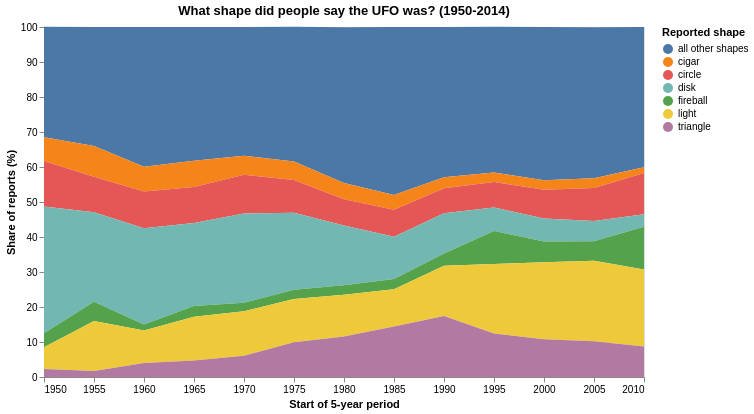

The cell this chart's notebook holds for it:
### Code cell
hover = alt.selection_point(fields=['shape_group'], on='mousemove')
shapes_over_time = alt.Chart(shape_share).mark_area().encode(x=alt.X('period:T', axis=alt.Axis(format='%Y',
                                                             title='Start of 5-year period')),
                                                             y=alt.Y('percent:Q', 
                                                             scale=alt.Scale(domain=[0, 100]), 
                                                             axis=alt.Axis(title='Share of reports (%)')), 
                                                             color=alt.Color('shape_group:N', scale=alt.Scale(scheme='tableau10'), title='Reported shape'), opacity=alt.condition(hover, alt.value(1.0), alt.value(0.25)), tooltip=['shape_group', 'years', 'percent']).add_params(
    hover
).properties(
    width=600,
    height=350,
    title='What shape did people say the UFO was? (1950-2014)'
)
shapes_over_time

### Figure 1 — Vega-Lite specification as saved in the notebook (floating-point values rounded to 4 significant figures)
{"config": {"view": {"continuousWidth": 300, "continuousHeight": 300}}, "data": {"name": "data-47114b6b918859dbfc8983d3cd086931"}, "mark": {"type": "area"}, "encoding": {"color": {"field": "shape_group", "scale": {"scheme": "tableau10"}, "title": "Reported shape", "type": "nominal"}, "opacity": {"condition": {"param": "param_1", "value": 1.0}, "value": 0.25}, "tooltip": [{"field": "shape_group", "type": "nominal"}, {"field": "years", "type": "nominal"}, {"field": "percent", "type": "quantitative"}], "x": {"axis": {"format": "%Y", "title": "Start of 5-year period"}, "field": "period", "type": "temporal"}, "y": {"axis": {"title": "Share of reports (%)"}, "field": "percent", "scale": {"domain": [0, 100]}, "type": "quantitative"}}, "height": 350, "params": [{"name": "param_1", "select": {"type": "point", "fields": ["shape_group"], "on": "mousemove"}}], "title": "What shape did people say the UFO was? (1950-2014)", "width": 600, "$schema": "https://vega.github.io/schema/vega-lite/v5.20.1.json", "datasets": {"data-47114b6b918859dbfc8983d3cd086931": [{"period": "1950-01-01T00:00:00", "shape_group": "all other shapes", "percent": 31.6, "years": "1950-1954"}, {"period": "1955-01-01T00:00:00", "shape_group": "all other shapes", "percent": 34.0, "years": "1955-1959"}, {"period": "1960-01-01T00:00:00", "shape_group": "all other shapes", "percent": 39.9, "years": "1960-1964"}, {"period": "1965-01-01T00:00:00", "shape_group": "all other shapes", "percent": 38.2, "years": "1965-1969"}, {"period": "1970-01-01T00:00:00", "shape_group": "all other shapes", "percent": 36.8, "years": "1970-1974"}, {"period": "1975-01-01T00:00:00", "shape_group": "all other shapes", "percent": 38.5, "years": "1975-1979"}, {"period": "1980-01-01T00:00:00", "shape_group": "all other shapes", "percent": 44.5, "years": "1980-1984"}, {"period": "1985-01-01T00:00:00", "shape_group": "all other shapes", "percent": 48.0, "years": "1985-1989"}, {"period": "1990-01-01T00:00:00", "shape_group": "all other shapes", "percent": 42.9, "years": "1990-1994"}, {"period": "1995-01-01T00:00:00", "shape_group": "all other shapes", "percent": 41.7, "years": "1995-1999"}, {"period": "2000-01-01T00:00:00", "shape_group": "all other shapes", "percent": 43.8, "years": "2000-2004"}, {"period": "2005-01-01T00:00:00", "shape_group": "all other shapes", "percent": 43.1, "years": "2005-2009"}, {"period": "2010-01-01T00:00:00", "shape_group": "all other shapes", "percent": 40.1, "years": "2010-2014"}, {"period": "1950-01-01T00:00:00", "shape_group": "cigar", "percent": 6.8, "years": "1950-1954"}, {"period": "1955-01-01T00:00:00", "shape_group": "cigar", "percent": 8.8, "years": "1955-1959"}, {"period": "1960-01-01T00:00:00", "shape_group": "cigar", "percent": 7.1, "years": "1960-1964"}, {"period": "1965-01-01T00:00:00", "shape_group": "cigar", "percent": 7.5, "years": "1965-1969"}, {"period": "1970-01-01T00:00:00", "shape_group": "cigar", "percent": 5.4, "years": "1970-1974"}, {"period": "1975-01-01T00:00:00", "shape_group": "cigar", "percent": 5.3, "years": "1975-1979"}, {"period": "1980-01-01T00:00:00", "shape_group": "cigar", "percent": 4.6, "years": "1980-1984"}, {"period": "1985-01-01T00:00:00", "shape_group": "cigar", "percent": 4.2, "years": "1985-1989"}, {"period": "1990-01-01T00:00:00", "shape_group": "cigar", "percent": 3.2, "years": "1990-1994"}, {"period": "1995-01-01T00:00:00", "shape_group": "cigar", "percent": 2.7, "years": "1995-1999"}, {"period": "2000-01-01T00:00:00", "shape_group": "cigar", "percent": 2.7, "years": "2000-2004"}, {"period": "2005-01-01T00:00:00", "shape_group": "cigar", "percent": 2.8, "years": "2005-2009"}, {"period": "2010-01-01T00:00:00", "shape_group": "cigar", "percent": 1.6, "years": "2010-2014"}, {"period": "1950-01-01T00:00:00", "shape_group": "circle", "percent": 13.0, "years": "1950-1954"}, {"period": "1955-01-01T00:00:00", "shape_group": "circle", "percent": 10.1, "years": "1955-1959"}, {"period": "1960-01-01T00:00:00", "shape_group": "circle", "percent": 10.5, "years": "1960-1964"}, {"period": "1965-01-01T00:00:00", "shape_group": "circle", "percent": 10.3, "years": "1965-1969"}, {"period": "1970-01-01T00:00:00", "shape_group": "circle", "percent": 11.1, "years": "1970-1974"}, {"period": "1975-01-01T00:00:00", "shape_group": "circle", "percent": 9.4, "years": "1975-1979"}, {"period": "1980-01-01T00:00:00", "shape_group": "circle", "percent": 7.5, "years": "1980-1984"}, {"period": "1985-01-01T00:00:00", "shape_group": "circle", "percent": 7.7, "years": "1985-1989"}, {"period": "1990-01-01T00:00:00", "shape_group": "circle", "percent": 7.1, "years": "1990-1994"}, {"period": "1995-01-01T00:00:00", "shape_group": "circle", "percent": 7.3, "years": "1995-1999"}, {"period": "2000-01-01T00:00:00", "shape_group": "circle", "percent": 8.2, "years": "2000-2004"}, {"period": "2005-01-01T00:00:00", "shape_group": "circle", "percent": 9.4, "years": "2005-2009"}, {"period": "2010-01-01T00:00:00", "shape_group": "circle", "percent": 11.8, "years": "2010-2014"}, {"period": "1950-01-01T00:00:00", "shape_group": "disk", "percent": 36.2, "years": "1950-1954"}, {"period": "1955-01-01T00:00:00", "shape_group": "disk", "percent": 25.6, "years": "1955-1959"}, {"period": "1960-01-01T00:00:00", "shape_group": "disk", "percent": 27.5, "years": "1960-1964"}, {"period": "1965-01-01T00:00:00", "shape_group": "disk", "percent": 23.7, "years": "1965-1969"}, {"period": "1970-01-01T00:00:00", "shape_group": "disk", "percent": 25.5, "years": "1970-1974"}, {"period": "1975-01-01T00:00:00", "shape_group": "disk", "percent": 22.0, "years": "1975-1979"}, {"period": "1980-01-01T00:00:00", "shape_group": "disk", "percent": 17.1, "years": "1980-1984"}, {"period": "1985-01-01T00:00:00", "shape_group": "disk", "percent": 12.1, "years": "1985-1989"}, {"period": "1990-01-01T00:00:00", "shape_group": "disk", "percent": 11.5, "years": "1990-1994"}, {"period": "1995-01-01T00:00:00", "shape_group": "disk", "percent": 6.7, "years": "1995-1999"}, {"period": "2000-01-01T00:00:00", "shape_group": "disk", "percent": 6.6, "years": "2000-2004"}, {"period": "2005-01-01T00:00:00", "shape_group": "disk", "percent": 5.8, "years": "2005-2009"}, {"period": "2010-01-01T00:00:00", "shape_group": "disk", "percent": 3.6, "years": "2010-2014"}, {"period": "1950-01-01T00:00:00", "shape_group": "fireball", "percent": 4.0, "years": "1950-1954"}, {"period": "1955-01-01T00:00:00", "shape_group": "fireball", "percent": 5.5, "years": "1955-1959"}, {"period": "1960-01-01T00:00:00", "shape_group": "fireball", "percent": 1.7, "years": "1960-1964"}, {"period": "1965-01-01T00:00:00", "shape_group": "fireball", "percent": 3.1, "years": "1965-1969"}, {"period": "1970-01-01T00:00:00", "shape_group": "fireball", "percent": 2.4, "years": "1970-1974"}, {"period": "1975-01-01T00:00:00", "shape_group": "fireball", "percent": 2.6, "years": "1975-1979"}, {"period": "1980-01-01T00:00:00", "shape_group": "fireball", "percent": 2.7, "years": "1980-1984"}, {"period": "1985-01-01T00:00:00", "shape_group": "fireball", "percent": 2.9, "years": "1985-1989"}, {"period": "1990-01-01T00:00:00", "shape_group": "fireball", "percent": 3.5, "years": "1990-1994"}, {"period": "1995-01-01T00:00:00", "shape_group": "fireball", "percent": 9.4, "years": "1995-1999"}, {"period": "2000-01-01T00:00:00", "shape_group": "fireball", "percent": 5.9, "years": "2000-2004"}, {"period": "2005-01-01T00:00:00", "shape_group": "fireball", "percent": 5.6, "years": "2005-2009"}, {"period": "2010-01-01T00:00:00", "shape_group": "fireball", "percent": 12.2, "years": "2010-2014"}, {"period": "1950-01-01T00:00:00", "shape_group": "light", "percent": 6.2, "years": "1950-1954"}, {"period": "1955-01-01T00:00:00", "shape_group": "light", "percent": 14.3, "years": "1955-1959"}, {"period": "1960-01-01T00:00:00", "shape_group": "light", "percent": 9.3, "years": "1960-1964"}, {"period": "1965-01-01T00:00:00", "shape_group": "light", "percent": 12.5, "years": "1965-1969"}, {"period": "1970-01-01T00:00:00", "shape_group": "light", "percent": 12.7, "years": "1970-1974"}, {"period": "1975-01-01T00:00:00", "shape_group": "light", "percent": 12.4, "years": "1975-1979"}, {"period": "1980-01-01T00:00:00", "shape_group": "light", "percent": 11.9, "years": "1980-1984"}, {"period": "1985-01-01T00:00:00", "shape_group": "light", "percent": 10.7, "years": "1985-1989"}, {"period": "1990-01-01T00:00:00", "shape_group": "light", "percent": 14.4, "years": "1990-1994"}, {"period": "1995-01-01T00:00:00", "shape_group": "light", "percent": 19.9, "years": "1995-1999"}, {"period": "2000-01-01T00:00:00", "shape_group": "light", "percent": 22.0, "years": "2000-2004"}, {"period": "2005-01-01T00:00:00", "shape_group": "light", "percent": 23.0, "years": "2005-2009"}, {"period": "2010-01-01T00:00:00", "shape_group": "light", "percent": 22.0, "years": "2010-2014"}, {"period": "1950-01-01T00:00:00", "shape_group": "triangle", "percent": 2.3, "years": "1950-1954"}, {"period": "1955-01-01T00:00:00", "shape_group": "triangle", "percent": 1.7, "years": "1955-1959"}, {"period": "1960-01-01T00:00:00", "shape_group": "triangle", "percent": 4.0, "years": "1960-1964"}, {"period": "1965-01-01T00:00:00", "shape_group": "triangle", "percent": 4.7, "years": "1965-1969"}, {"period": "1970-01-01T00:00:00", "shape_group": "triangle", "percent": 6.1, "years": "1970-1974"}, {"period": "1975-01-01T00:00:00", "shape_group": "triangle", "percent": 9.9, "years": "1975-1979"}, {"period": "1980-01-01T00:00:00", "shape_group": "triangle", "percent": 11.6, "years": "1980-1984"}, {"period": "1985-01-01T00:00:00", "shape_group": "triangle", "percent": 14.4, "years": "1985-1989"}, {"period": "1990-01-01T00:00:00", "shape_group": "triangle", "percent": 17.4, "years": "1990-1994"}, {"period": "1995-01-01T00:00:00", "shape_group": "triangle", "percent": 12.4, "years": "1995-1999"}, {"period": "2000-01-01T00:00:00", "shape_group": "triangle", "percent": 10.8, "years": "2000-2004"}, {"period": "2005-01-01T00:00:00", "shape_group": "triangle", "percent": 10.2, "years": "2005-2009"}, {"period": "2010-01-01T00:00:00", "shape_group": "triangle", "percent": 8.7, "years": "2010-2014"}]}}
